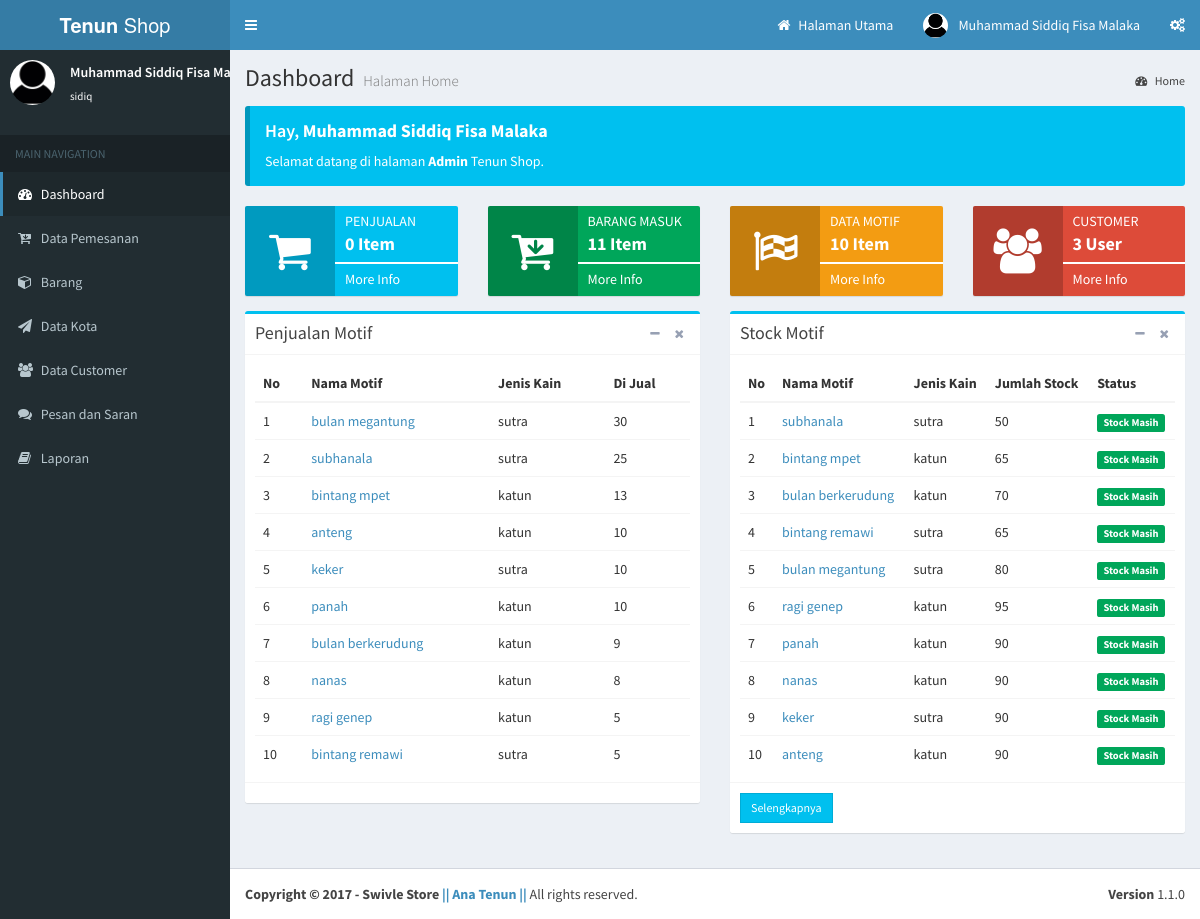
Page /admin/index.php (signed in) on the committed database.
### tables this page shows
CREATE TABLE `motif` (
  `kd_motif` int(4) NOT NULL,
  `kd_jenis_kain` int(11) NOT NULL,
  `nm_motif` varchar(50) NOT NULL,
  `gambar` text NOT NULL,
  `harga` int(30) NOT NULL,
  `berat_barang` varchar(30) NOT NULL,
  `stock` int(30) NOT NULL,
  `dijual` int(11) NOT NULL
);

CREATE TABLE `jenis_kain` (
  `kd_jenis_kain` int(11) NOT NULL,
  `nm_jenis_kain` varchar(30) NOT NULL
);

### admin/config/config.php (called while the page is built)
<?php
$user_sql=mysqli_query($connect, "select * from admin where username='$_SESSION[username]'")or die ('error user ');
$data_us=mysqli_fetch_array($user_sql);
$customer_sql=mysqli_query($connect, "select * from customer order by id_customer")or die ('error user ');
$jum_customer=mysqli_num_rows($customer_sql);
$motif_sql=mysqli_query($connect, "select * from motif order by kd_motif")or die ('error user ');
$jum_motif=mysqli_num_rows($motif_sql);
$pesanan_sql=mysqli_query($connect, "select * from pesanan where status_pesanan='Terkirim' or status_pesanan='Diterima' order by id_pesanan")or die ('error user ');
$jum_penjualan=mysqli_num_rows($pesanan_sql);
$stock_sql=mysqli_query($connect, "select * from kain_masuk order by kd_kain_masuk")or die ('error user ');
$jum_stock=mysqli_num_rows($stock_sql);
?>

### admin/content/home.php (the view)
 <section class="content-header">
          <h1>
            Dashboard
            <small>Halaman Home</small>
          </h1>
          <ol class="breadcrumb">
            <li><a href="#"><i class="fa fa-dashboard"></i> Home</a></li>
          </ol>
        </section>
        <section class="content">
          <div class="callout callout-info">
            <h4>Hay, <b><?php echo $data_us['nama_lengkap']; ?></b></h4>
            <p>Selamat datang di halaman <b>Admin</b> Tenun Shop.</p>
          </div>
          <div class="row">
            <div class="col-md-3 col-sm-6 col-xs-12">
              <div class="info-box bg-aqua">
                <span class="info-box-icon"><i class="fa fa-shopping-cart"></i></span>
                <div class="info-box-content">
                  <span class="info-box-text">Penjualan</span>
                  <span class="info-box-number"><?php echo $jum_penjualan;?> Item</span>
                  <div class="progress">
                    <div class="progress-bar" style="width: 100%"></div>
                  </div>
                  <span class="progress-description">
                    <a href="index.php?mod=transaksi&pg=data_transaksi" style="color: #fff;"> More Info</a>
                  </span>
                </div>
              </div>
            </div>
            <div class="col-md-3 col-sm-6 col-xs-12">
              <div class="info-box bg-green">
                <span class="info-box-icon"><i class="fa fa-cart-arrow-down"></i></span>
                <div class="info-box-content">
                  <span class="info-box-text">Barang Masuk</span>
                  <span class="info-box-number"><?php echo $jum_stock;?> Item</span>
                  <div class="progress">
                    <div class="progress-bar" style="width: 100%"></div>
                  </div>
                  <span class="progress-description">
                    <a href="index.php?mod=stock&pg=data_stock" style="color: #fff;"> More Info</a>
                  </span>
                </div>
              </div>
            </div>
            <div class="col-md-3 col-sm-6 col-xs-12">
              <div class="info-box bg-yellow">
                <span class="info-box-icon"><i class="fa  fa-flag-checkered"></i></span>
                <div class="info-box-content">
                  <span class="info-box-text">Data Motif</span>
                  <span class="info-box-number"><?php echo $jum_motif;?> Item</span>
                  <div class="progress">
                    <div class="progress-bar" style="width: 100%"></div>
                  </div>
                  <span class="progress-description">
                  <a href="index.php?mod=motif&pg=data_motif" style="color: #fff;"> More Info</a>
                  </span>
                </div>
              </div>
            </div>
            <div class="col-md-3 col-sm-6 col-xs-12">
              <div class="info-box bg-red">
                <span class="info-box-icon"><i class="fa fa-users"></i></span>
                <div class="info-box-content">
                  <span class="info-box-text">Customer</span>
                  <span class="info-box-number"><?php echo $jum_customer;?> User</span>
                  <div class="progress">
                    <div class="progress-bar" style="width: 100%"></div>
                  </div>
                  <span class="progress-description">
                   <a href="index.php?mod=customer&pg=data_customer" style="color: #fff;"> More Info</a>
                  </span>
                </div>
              </div>
            </div>
          </div>
<div class="row">
<div class="col-md-6">
              <div class="box box-info">
                <div class="box-header with-border">
                  <h3 class="box-title">Penjualan Motif</h3>
                  <div class="box-tools pull-right">
                    <button class="btn btn-box-tool" data-widget="collapse"><i class="fa fa-minus"></i></button>
                    <button class="btn btn-box-tool" data-widget="remove"><i class="fa fa-times"></i></button>
                  </div>
                </div>
                <div class="box-body">
                  <div class="table-responsive">
                    <table class="table no-margin">
                      <thead>
                        <tr>
                          <th>No</th>
                          <th>Nama Motif</th>
                          <th>Jenis Kain</th>
                          <th>Di Jual</th>
                        </tr>
                      </thead>
                      <tbody>
          <?php
          $sql=mysqli_query($connect, "SELECT * FROM motif m, jenis_kain j where m.kd_jenis_kain=j.kd_jenis_kain order by dijual desc
          ") or die ("error");
          $no=1;
          while($data=mysqli_fetch_array($sql)){
           ?>
                        <tr>
                        <td><?php echo $no; ?></td>
                          <td><a href=""><?php echo $data['nm_motif']; ?></a></td>
                          <td><?php echo $data['nm_jenis_kain'] ?></td>
                          <td><div class="sparkbar" data-color="#00a65a" data-height="20"><?php echo $data['dijual']; ?></div></td>
                        </tr>
                       <?php $no++; }?>
                      </tbody>
                    </table>
                  </div>
                </div>
                <div class="box-footer clearfix">
                </div></div>
</div>
<div class="col-md-6">
         <div class="box box-info">
                <div class="box-header with-border">
                  <h3 class="box-title">Stock Motif</h3>
                  <div class="box-tools pull-right">
                    <button class="btn btn-box-tool" data-widget="collapse"><i class="fa fa-minus"></i></button>
                    <button class="btn btn-box-tool" data-widget="remove"><i class="fa fa-times"></i></button>
                  </div>
                </div>
                <div class="box-body">
                  <div class="table-responsive">
                    <table class="table no-margin">
                      <thead>
                        <tr>
                          <th>No</th>
                          <th>Nama Motif</th>
                          <th>Jenis Kain</th>
                          <th>Jumlah Stock</th>
                           <th>Status</th>
                        </tr>
                      </thead>
                      <tbody>
          <?php
          $sql=mysqli_query($connect, "SELECT * FROM motif m, jenis_kain j where m.kd_jenis_kain=j.kd_jenis_kain order by kd_motif desc
          ") or die ("error");
          $no=1;
          while($data=mysqli_fetch_array($sql)){
           ?>
                        <tr>
                        <td><?php echo $no; ?></td>
                          <td><a href=""><?php echo $data['nm_motif']; ?></a></td>
                          <td><?php echo $data['nm_jenis_kain'] ?></td>
                          <td><div class="sparkbar" data-color="#00a65a" data-height="20"><?php echo $data['stock'] ?></div></td>
                           <td><span class="label label-<?php if($data['stock']<=5){echo 'danger';}elseif ($data['stock']>=5) {echo 'success';}?>"><?php
if($data['stock']<=5){echo "Stock Kurang";}elseif ($data['stock']>=5) {echo "Stock Masih";}
                            ?></span></td>
                        </tr>
                       <?php $no++; }?>
                      </tbody>
                    </table>
                  </div>
                </div>
                <div class="box-footer clearfix">
                  <a href="index.php?mod=stock&pg=data_stock" class="btn btn-sm btn-info btn-flat pull-left">Selengkapnya</a>
                </div>
                </div>
</div></div>
          </section>

### admin/config/header.php (shortened to what this page needs)
<header class="main-header">
       <a href="index.php" class="logo">
         <span class="logo-lg"><b>Tenun</b> Shop </span>
       </a>
       <nav class="navbar navbar-static-top" role="navigation">
         <a href="#" class="sidebar-toggle" data-toggle="offcanvas" role="button">
         </a>
         <div class="navbar-custom-menu">
           <ul class="nav navbar-nav">
             <li class="dropdown user user-menu">
               <a href="../index.php" target="_blank"><i class="fa fa-home"></i>
               Halaman Utama
               </a>
               </li>
             <li class="dropdown user user-menu">
               <a href="#" class="dropdown-toggle" data-toggle="dropdown">
                 <img src="content/user/foto/images-4.jpg" class="user-image" alt="User Image">
                 <span class="hidden-xs"><?php echo $data_us['nama_lengkap'];?></span>
               </a>
             </li>
             <li>
               <a href="#" data-toggle="control-sidebar"><i class="fa fa-gears"></i></a>
             </li>
           </ul>
         </div>
       </nav>
     </header>

### admin/config/sidebar.php (shortened to what this page needs)
        <section class="sidebar">
          <div class="user-panel">
            <div class="pull-left image">
              <img src="content/user/foto/images-4.jpg" class="img-circle" alt="User Image">
            </div>
            <div class="pull-left info">
              <p><?php echo $data_us['nama_lengkap'];?></p>
              <a href="#"><?php echo $data_us['username'];?></a>
            </div>
          </div>
          <br />
          <ul class="sidebar-menu">
            <li class="header">MAIN NAVIGATION</li>
            <li class="<?php if(empty($_GET['mod'])){ echo "active";} ?>">
              <a href="index.php">
                <i class="fa fa-dashboard"></i> <span>Dashboard</span>
              </a> </li>
                <li>
              <a href="index.php?mod=transaksi&pg=data_transaksi">
                <i class="fa fa-cart-arrow-down"></i> <span>Data Pemesanan</span>
              </a>
            </li>
              <li class="treeview">
              <a href="#">
                <i class="fa fa-cube"></i>
                <span>Barang</span>
              </a>
            </li>
              <li>
              <a href="index.php?mod=pengiriman&pg=data_pengiriman">
                <i class="fa  fa-send"></i> <span>Data Kota</span>
              </a>
            </li>
             <li>
              <a href="index.php?mod=Customer&pg=data_customer">
                <i class="fa fa-users"></i> <span>Data Customer</span>
              </a>
            </li>
            <li>
              <a href="index.php?mod=komentar&pg=data">
                <i class="fa fa-comments"></i> <span>Pesan dan Saran</span>
              </a>
            </li>
<li class="treeview">
              <a href="#">
                <i class="fa fa-book"></i>
                <span>Laporan</span>
              </a>
            </li>
               </ul>
        </section>

### rows in the picture
motif: nm_motif "bulan megantung", kd_jenis_kain.nm_jenis_kain "sutra", dijual "30", stock "80", shows "Stock Masih"
motif: nm_motif "subhanala", kd_jenis_kain.nm_jenis_kain "sutra", dijual "25", stock "50", shows "Stock Masih"
motif: nm_motif "bintang mpet", kd_jenis_kain.nm_jenis_kain "katun", dijual "13", stock "65", shows "Stock Masih"
motif: nm_motif "anteng", kd_jenis_kain.nm_jenis_kain "katun", dijual "10", stock "90", shows "Stock Masih"
motif: nm_motif "keker", kd_jenis_kain.nm_jenis_kain "sutra", dijual "10", stock "90", shows "Stock Masih"
motif: nm_motif "panah", kd_jenis_kain.nm_jenis_kain "katun", dijual "10", stock "90", shows "Stock Masih"
motif: nm_motif "bulan berkerudung", kd_jenis_kain.nm_jenis_kain "katun", dijual "9", stock "70", shows "Stock Masih"
motif: nm_motif "nanas", kd_jenis_kain.nm_jenis_kain "katun", dijual "8", stock "90", shows "Stock Masih"
motif: nm_motif "ragi genep", kd_jenis_kain.nm_jenis_kain "katun", dijual "5", stock "95", shows "Stock Masih"
motif: nm_motif "bintang remawi", kd_jenis_kain.nm_jenis_kain "sutra", dijual "5", stock "65", shows "Stock Masih"

### other values in the picture
$data_us['nama_lengkap'] "Muhammad Siddiq Fisa Malaka"
$data_us['nama_lengkap'] "Muhammad Siddiq Fisa…"
$data_us['username'] "sidiq"
$jum_penjualan "0"
$jum_stock "11"
$jum_motif "10"
$jum_customer "3"
